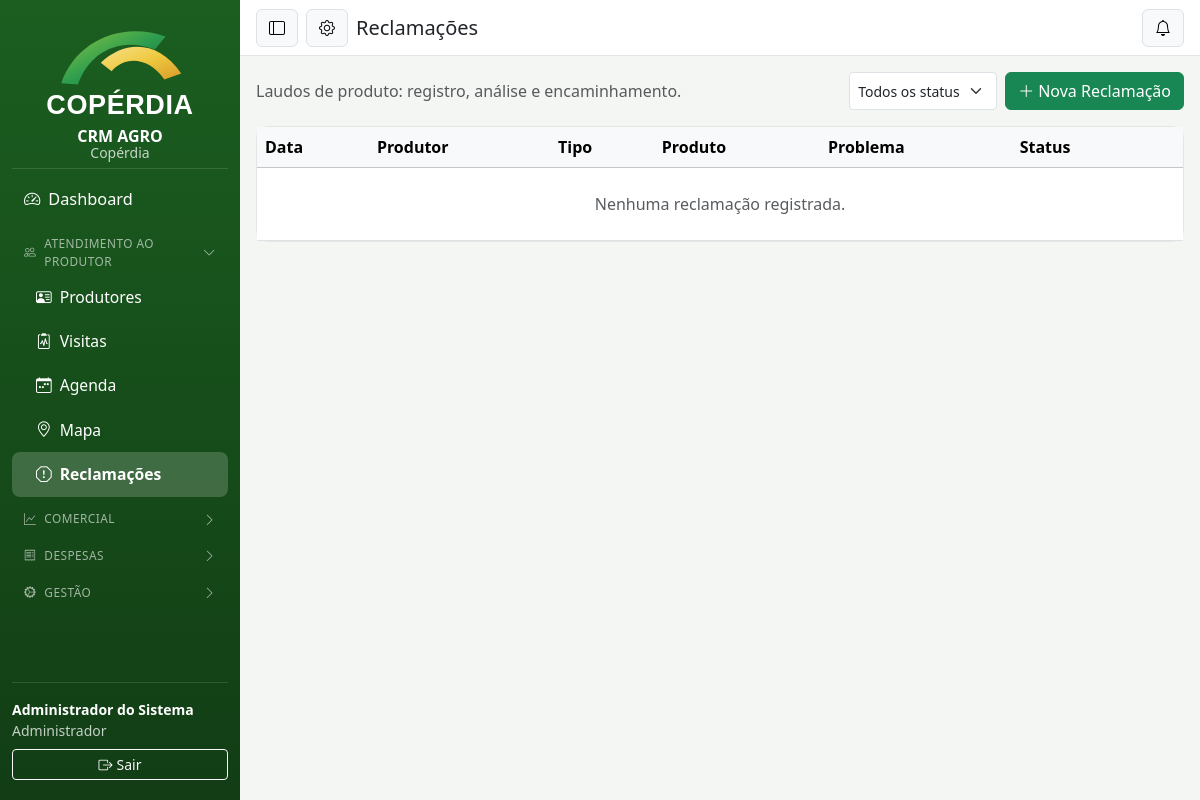
Page /index.php?r=reclamacoes (signed in) on the earlier database version.
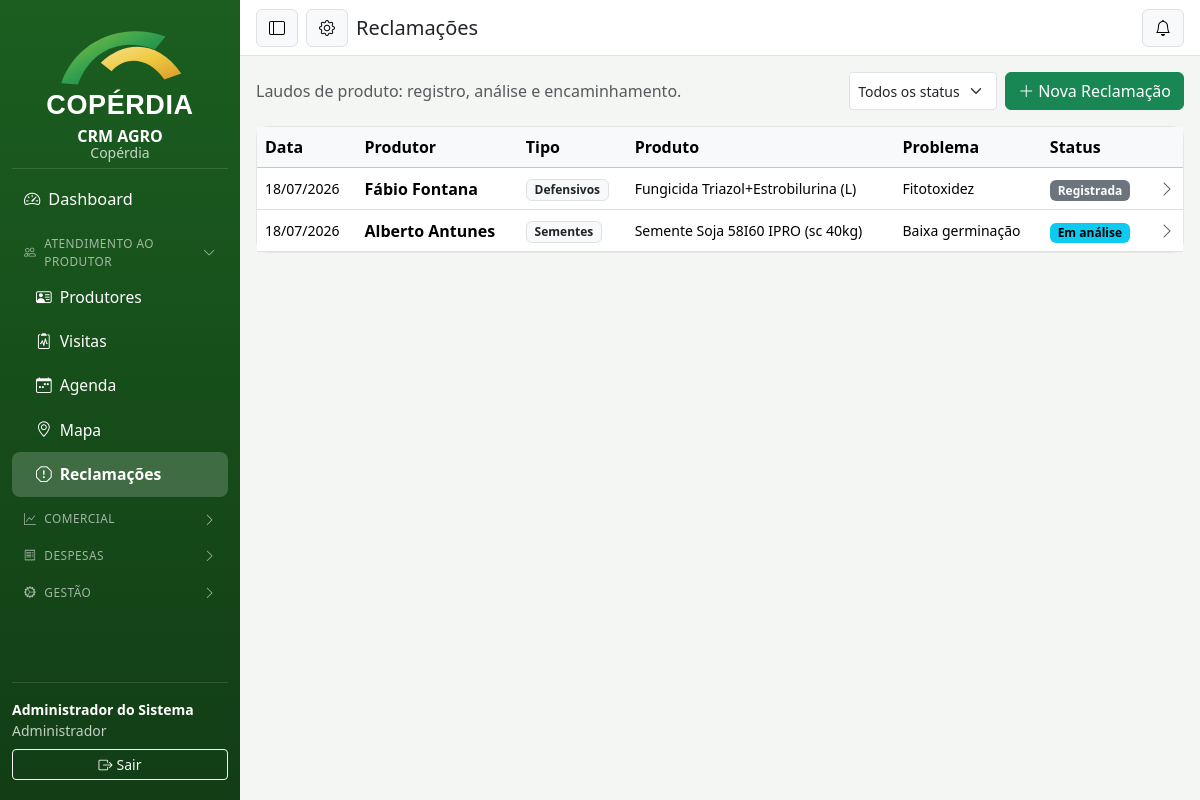
Same page on the later database version.
### tables this page shows
CREATE TABLE reclamacoes (
  id INT AUTO_INCREMENT PRIMARY KEY,
  cliente_id INT NOT NULL,
  usuario_id INT NULL COMMENT 'quem registrou',
  produto_id INT,
  tipo ENUM('Sementes','Fertilizantes','Defensivos','Biológicos','Outros') NOT NULL,
  lote VARCHAR(80),
  nota_fiscal VARCHAR(80),
  cultura_id INT,
  problema VARCHAR(200),
  descricao TEXT,
  status ENUM('Registrada','Em análise','Procedente','Improcedente','Jurídico','Indenização','Encerrada') NOT NULL DEFAULT 'Registrada',
  parecer TEXT,
  valor_indenizacao DECIMAL(12,2) NULL,
  atualizado_em DATETIME NULL,
  criado_em DATETIME NOT NULL DEFAULT CURRENT_TIMESTAMP,
  FOREIGN KEY (cliente_id) REFERENCES clientes(id),
  FOREIGN KEY (usuario_id) REFERENCES usuarios(id),
  FOREIGN KEY (produto_id) REFERENCES produtos(id),
  FOREIGN KEY (cultura_id) REFERENCES culturas(id)
);

CREATE TABLE clientes (
  id INT AUTO_INCREMENT PRIMARY KEY,
  nome VARCHAR(160) NOT NULL,
  situacao ENUM('Associado','Não Associado') NOT NULL DEFAULT 'Associado',
  cpf_cnpj VARCHAR(20),
  telefone VARCHAR(30),
  telefone2 VARCHAR(30),
  email VARCHAR(160),
  endereco VARCHAR(255),
  municipio VARCHAR(120),
  linha VARCHAR(120) COMMENT 'linha/localidade rural (comunidade)',
  estado CHAR(2) DEFAULT 'SC',
  filial_id INT,
  latitude DECIMAL(10,7),
  longitude DECIMAL(10,7),
  responsavel_id INT COMMENT 'usuário (vendedor/técnico) dono da carteira',
  nivel_tecnologico ENUM('Alto','Médio','Baixo') NOT NULL DEFAULT 'Médio',
  volume_compra_anual DECIMAL(14,2) NOT NULL DEFAULT 0,
  potencial_venda DECIMAL(14,2) NOT NULL DEFAULT 0,
  limite_credito DECIMAL(14,2) NOT NULL DEFAULT 0,
  prospecto TINYINT(1) NOT NULL DEFAULT 0 COMMENT 'pré-cadastro (cliente em prospecção)',
  cod_erp INT NULL COMMENT 'código do cliente no ERP (vincula as cargas do Qlik)',
  segmento CHAR(1) NULL COMMENT 'segmento calculado (A/B/C/D/P) — cache do SegmentacaoService',
  segmento_manual CHAR(1) NULL COMMENT 'segmento fixado pelo gestor (prevalece sobre o calculado)',
  ativo TINYINT(1) NOT NULL DEFAULT 1,
  criado_em DATETIME NOT NULL DEFAULT CURRENT_TIMESTAMP,
  FOREIGN KEY (filial_id) REFERENCES filiais(id),
  FOREIGN KEY (responsavel_id) REFERENCES usuarios(id)
);

CREATE TABLE produtos (
  id INT AUTO_INCREMENT PRIMARY KEY,
  nome VARCHAR(160) NOT NULL,
  familia_id INT NOT NULL,
  unidade VARCHAR(20) NOT NULL DEFAULT 'un',
  preco_referencia DECIMAL(12,2) NOT NULL DEFAULT 0,
  estoque DECIMAL(12,2) NOT NULL DEFAULT 0 COMMENT 'saldo local até integração ERP (Fase 5)',
  ativo TINYINT(1) NOT NULL DEFAULT 1,
  FOREIGN KEY (familia_id) REFERENCES familias_produto(id)
);

### app/Views/reclamacoes.php (the view, shortened to what the rows shown need)
<?php
$statusCor = [
  'Registrada'=>'secondary','Em análise'=>'info','Procedente'=>'success','Improcedente'=>'dark',
  'Jurídico'=>'warning','Indenização'=>'primary','Encerrada'=>'light',
];
?>
<div class="card"><div class="table-responsive">
  <table class="table table-hover align-middle mb-0">
    <thead class="table-light"><tr>
      <th>Data</th><th>Produtor</th><th class="d-none d-md-table-cell">Tipo</th>
      <th class="d-none d-lg-table-cell">Produto</th><th>Problema</th><th>Status</th><th class="text-end"></th>
    </tr></thead>
    <tbody>
      <?php foreach ($reclamacoes as $r): ?>
      <tr style="cursor:pointer" onclick="Reclamacoes.ver(<?= $r['id'] ?>)">
        <td class="small"><?= data_br($r['criado_em']) ?></td>
        <td class="fw-semibold"><?= e($r['cliente']) ?></td>
        <td class="d-none d-md-table-cell"><span class="badge text-bg-light border text-dark"><?= e($r['tipo']) ?></span></td>
        <td class="d-none d-lg-table-cell small"><?= e($r['produto'] ?? '—') ?></td>
        <td class="small"><?= e($r['problema'] ?? '—') ?>
        </td>
        <td><span class="badge text-bg-<?= $statusCor[$r['status']] ?? 'secondary' ?> <?= ($statusCor[$r['status']] ?? '') === 'light' ? 'border text-dark' : '' ?>"><?= e($r['status']) ?></span></td>
        <td class="text-end"><i class="bi bi-chevron-right text-muted"></i></td>
      </tr>
      <?php endforeach; ?>
    </tbody>
  </table>
</div></div>

Differences in the rows shown:
added reclamacoes: criado_em "18/07/2026", cliente.nome "Fábio Fontana", tipo "Defensivos", produto.nome "Fungicida Triazol+Estrobilurina (L)", problema "Fitotoxidez", status "Registrada"
added reclamacoes: criado_em "18/07/2026", cliente.nome "Alberto Antunes", tipo "Sementes", produto.nome "Semente Soja 58I60 IPRO (sc 40kg)", problema "Baixa germinação", status "Em análise"
Other differences:
text no longer shown: "Nenhuma reclamação registrada."
